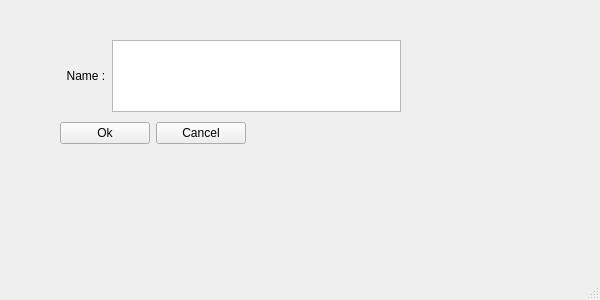
<?xml version="1.0" encoding="UTF-8"?>
<ui version="4.0">
 <class>MainWindow</class>
 <widget class="QMainWindow" name="MainWindow">
  <property name="geometry">
   <rect>
    <x>0</x>
    <y>0</y>
    <width>600</width>
    <height>300</height>
   </rect>
  </property>
  <property name="minimumSize">
   <size>
    <width>600</width>
    <height>300</height>
   </size>
  </property>
  <property name="maximumSize">
   <size>
    <width>600</width>
    <height>300</height>
   </size>
  </property>
  <property name="windowTitle">
   <string>MainWindow</string>
  </property>
  <widget class="QWidget" name="centralwidget">
   <widget class="QWidget" name="horizontalLayoutWidget">
    <property name="geometry">
     <rect>
      <x>60</x>
      <y>40</y>
      <width>341</width>
      <height>72</height>
     </rect>
    </property>
    <layout class="QHBoxLayout" name="horizontalLayout_2">
     <item>
      <widget class="QLabel" name="label">
       <property name="text">
        <string>  Name :</string>
       </property>
      </widget>
     </item>
     <item>
      <widget class="QTextEdit" name="name_text"/>
     </item>
    </layout>
   </widget>
   <widget class="QWidget" name="layoutWidget">
    <property name="geometry">
     <rect>
      <x>60</x>
      <y>120</y>
      <width>186</width>
      <height>27</height>
     </rect>
    </property>
    <layout class="QHBoxLayout" name="horizontalLayout">
     <item>
      <widget class="QPushButton" name="ok_button">
       <property name="text">
        <string>Ok</string>
       </property>
      </widget>
     </item>
     <item>
      <widget class="QPushButton" name="cancel_button">
       <property name="text">
        <string>Cancel</string>
       </property>
      </widget>
     </item>
    </layout>
   </widget>
  </widget>
  <widget class="QMenuBar" name="menubar">
   <property name="geometry">
    <rect>
     <x>0</x>
     <y>0</y>
     <width>600</width>
     <height>22</height>
    </rect>
   </property>
  </widget>
  <widget class="QStatusBar" name="statusbar"/>
 </widget>
 <resources/>
 <connections>
  <connection>
   <sender>cancel_button</sender>
   <signal>clicked()</signal>
   <receiver>MainWindow</receiver>
   <slot>close()</slot>
   <hints>
    <hint type="sourcelabel">
     <x>194</x>
     <y>159</y>
    </hint>
    <hint type="destinationlabel">
     <x>390</x>
     <y>162</y>
    </hint>
   </hints>
  </connection>
 </connections>
</ui>
